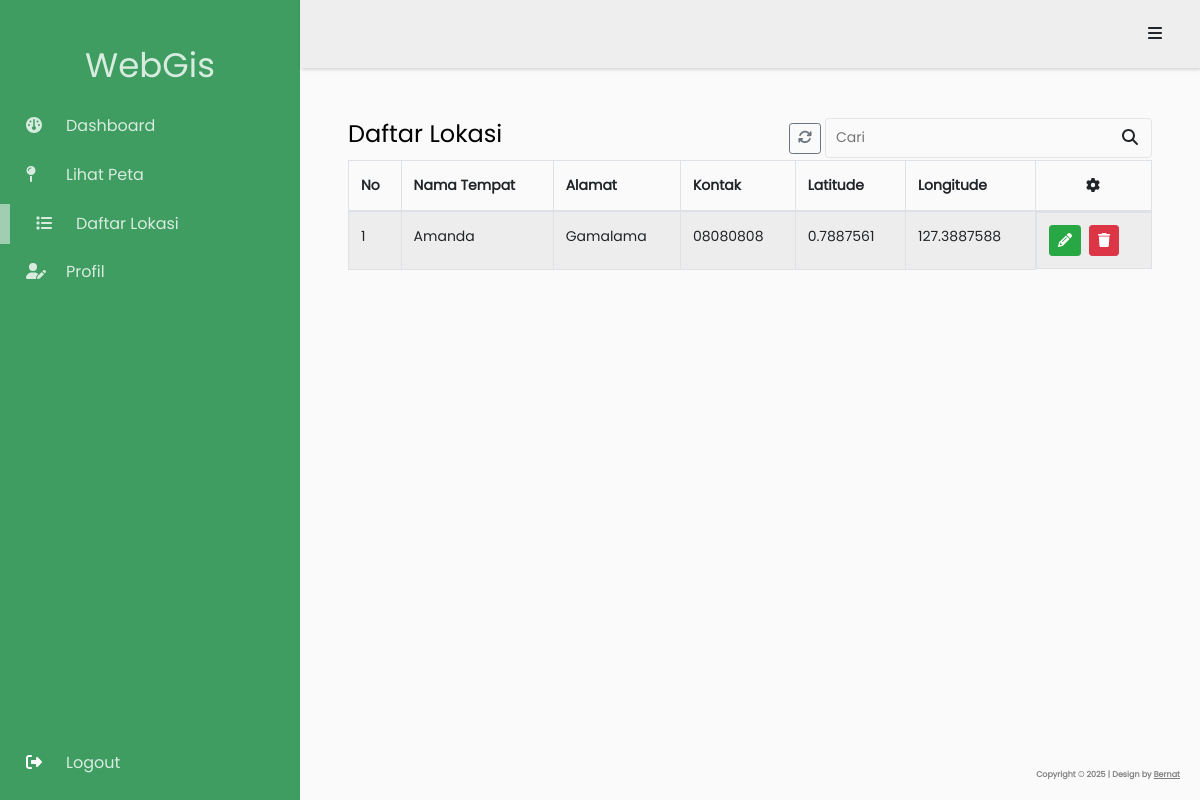
Screenshot of /pages/lokasi/index.php (signed in) with the database file from the repository.
### tables this page shows
CREATE TABLE `tb_lokasi` (
  `id_lokasi` int(11) NOT NULL,
  `nama_toko` varchar(50) NOT NULL,
  `alamat` varchar(100) NOT NULL,
  `kontak` varchar(15) NOT NULL,
  `hari` varchar(50) NOT NULL,
  `waktu` varchar(50) NOT NULL,
  `gambar` varchar(50) NOT NULL,
  `latitude` varchar(20) NOT NULL,
  `longitude` varchar(20) NOT NULL
);

### config.php (called while the page is built, shortened)
<?php
function base_url($url = null)
{
    $baseUrl = 'http://localhost/akhyar';
    if ($url != null) {
        return $baseUrl . '/' . $url;
    } else {
        return $baseUrl;
    }
}

### pages/lokasi/index.php (the view, shortened to what this page needs)
<?php
$label = 'Daftar Lokasi';
include_once "../../header.php";
$sql_count = "SELECT COUNT(*) AS total FROM tb_lokasi";
$result_count = mysqli_query($db, $sql_count) or die(mysqli_error($db));
$row_count = mysqli_fetch_assoc($result_count);
$jml_lokasi = $row_count['total'];
$query = "SELECT * FROM tb_lokasi";
$sql_lokasi = mysqli_query($db, $query) or die(mysqli_error($db));
?>
<div class="d-flex justify-content-between">
    <div>
        <h4><?= $label ?></h4>
    </div>
    <div style="display: flex; align-items: center; gap: 4px;">
        <div>
            <a href="<?= base_url('pages/lokasi/') ?>" class="btn btn-outline-secondary btn-sm"><i
                    class="fas fa-refresh"></i></a>
        </div>
        <form method="get" class="d-flex form-pencarian-custom">
            <div class="">
                <input type="text" name="pencarian" placeholder="Cari" class="">
            </div>
            <div>
                <button class="btn" type="submit"><i class="fas fa-magnifying-glass"></i></button>
            </div>
        </form>
    </div>
</div>
<div class="table-responsive">
    <table class="table table-striped table-bordered table-hover">
        <thead>
            <tr>
                <th>No</th>
                <th>Nama Tempat</th>
                <th>Alamat</th>
                <th>Kontak</th>
                <th>Latitude</th>
                <th>Longitude</th>
                <th class="text-center">
                    <i class="fas fa-gear"></i>
                </th>
            </tr>
        </thead>
        <tbody>
            <?php
            $no = 1;
            if ($jml_lokasi > 0) {
                while ($data = mysqli_fetch_assoc($sql_lokasi)) { ?>
                    <tr>
                        <td><?= $no++ ?></td>
                        <td><?= $data['nama_toko'] ?></td>
                        <td><?= $data['alamat'] ?></td>
                        <td><?= $data['kontak'] ?></td>
                        <td><?= $data['latitude'] ?></td>
                        <td><?= $data['longitude'] ?></td>
                        <td class="text-center d-flex gap-2">
                            <div>
                                <a href="edit.php?id=<?= $data['id_lokasi'] ?>" class="btn btn-success btn-sm"><i
                                        class="fas fa-pencil"></i></a>
                            </div>
                            <div>
                                <a onclick="return confirm('Yakin akan dihapus?')" href="del.php?id=<?= $data['id_lokasi'] ?>"
                                    class="btn btn-danger btn-sm"><i class="fas fa-trash"></i></a>
                            </div>
                        </td>
                    </tr>
                <?php }
            } else {
                echo "<tr><td colspan=\"7\" align=\"center\">Data Kosong!</td></tr>";
            }
            ?>
        </tbody>
    </table>
</div>
<?php include_once "../../footer.php" ?>

### header.php (style rules this page uses)
.form-pencarian-custom { border: 1px solid rgba(0, 0, 0, 0.085); border-radius: 4px; display: flex; align-items: center; }
.form-pencarian-custom input { padding-left: 10px; border: none; outline: none; background-color: transparent; }

### rows the page displays
tb_lokasi: nama_toko "Amanda", alamat "Gamalama", kontak "08080808", latitude "0.7887561", longitude "127.3887588"

### other values shown
$men['label'] "Dashboard"
$men['label'] "Lihat Peta"
$men['label'] "Daftar Lokasi"
$men['label'] "Profil"
$label "Daftar Lokasi"
